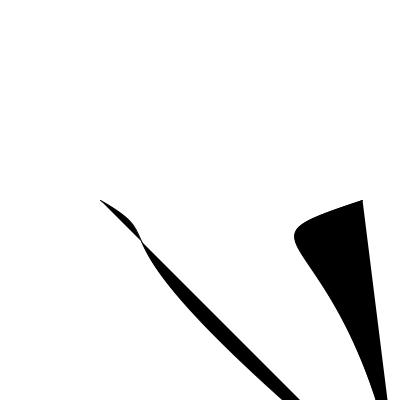
Frame 1 (no input)
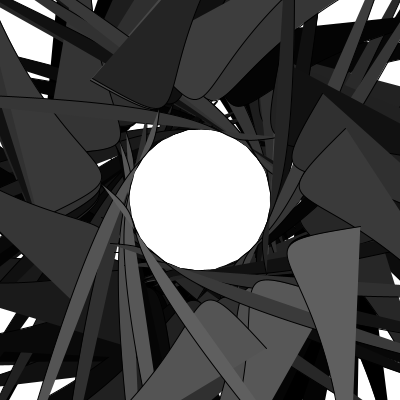
Frame 60 (the mouse pressed at the canvas centre just before this capture)
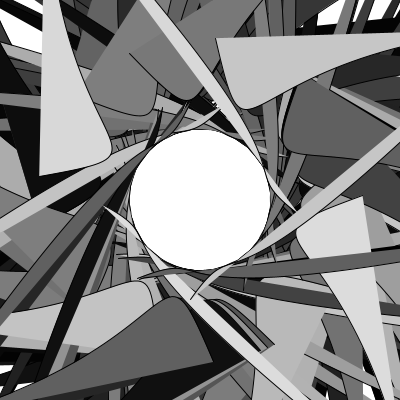
Frame 120 (the mouse held since frame 60 and released just before this capture)

The Processing sketch that drew these frames (run headless with seeded random() and noise(); from frame 60 on, the mouse is pressed at the canvas centre):

// Processing sketch: processing_16844
// ── processing_16844.pde

float x1 = 200.0;
float y1 = 25.0;
float cx1 = 187.5;
float cy1 = 150.0;
float cx2 = 50.0;
float cy2 = 187.5;
float x2 = 200.0;
float y2 = 300.0;
int  i =0;
int  k=0;

void setup() {
  size(400,400);
  background(255);
  smooth();
}

void draw() {
  stroke(0);
    
  translate(width/2,height/2);
  rotate(random(i-k));
    
  fill(random(i-k));
    
  bezier(162.5,0,+12.5,50,150,12.5,(x2),(y2));
  bezier(-100,0,-12.5,50,-150,12.5,(x2),(y2));

  i+=1;
  k-=1;
    
  if (i >300) {
    i -= 1;
    k += 1;
  }
}
